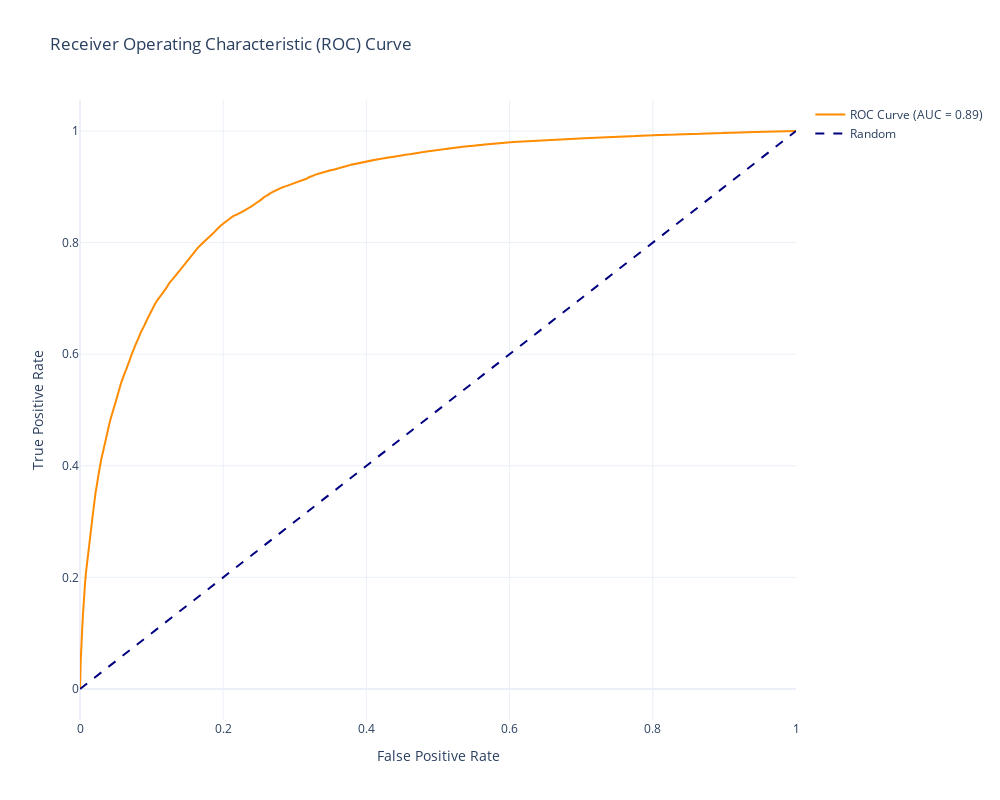

The code cell stored with this chart in its notebook:
### Markdown cell above
### ROC AUC Curve

### Code cell
fpr, tpr, thresholds = roc_curve(y_test, y_pred_prob)
roc_auc = auc(fpr, tpr)
fig_roc = go.Figure()
fig_roc.add_trace(go.Scatter(x=fpr, y=tpr, mode='lines', name=f'ROC Curve (AUC = {roc_auc:.2f})', line=dict(color='darkorange', width=2)))
fig_roc.add_trace(go.Scatter(x=[0, 1], y=[0, 1], mode='lines', name='Random', line=dict(color='navy', width=2, dash='dash')))

fig_roc.update_layout(
    title="Receiver Operating Characteristic (ROC) Curve",
    xaxis_title="False Positive Rate",
    yaxis_title="True Positive Rate",
    template="plotly_white",
    width=1000,  # Width in pixels
    height=800   # Height in pixels
)

# Display the figure
fig_roc.show()

### Figure 1 — Plotly figure (JSON) as saved in the notebook; plotly's stock layout.template omitted (floating-point values rounded to 4 significant figures; data arrays with more than 128 entries replaced by an {"elided": "..."} marker saying what was removed)
{"data": [{"line": {"color": "darkorange", "width": 2}, "mode": "lines", "name": "ROC Curve (AUC = 0.89)", "type": "scatter", "x": {"elided": "29401 float values"}, "y": {"elided": "29401 float values"}}, {"line": {"color": "navy", "dash": "dash", "width": 2}, "mode": "lines", "name": "Random", "type": "scatter", "x": [0, 1], "y": [0, 1]}], "layout": {"height": 800, "title": {"text": "Receiver Operating Characteristic (ROC) Curve"}, "width": 1000, "xaxis": {"title": {"text": "False Positive Rate"}}, "yaxis": {"title": {"text": "True Positive Rate"}}}}
